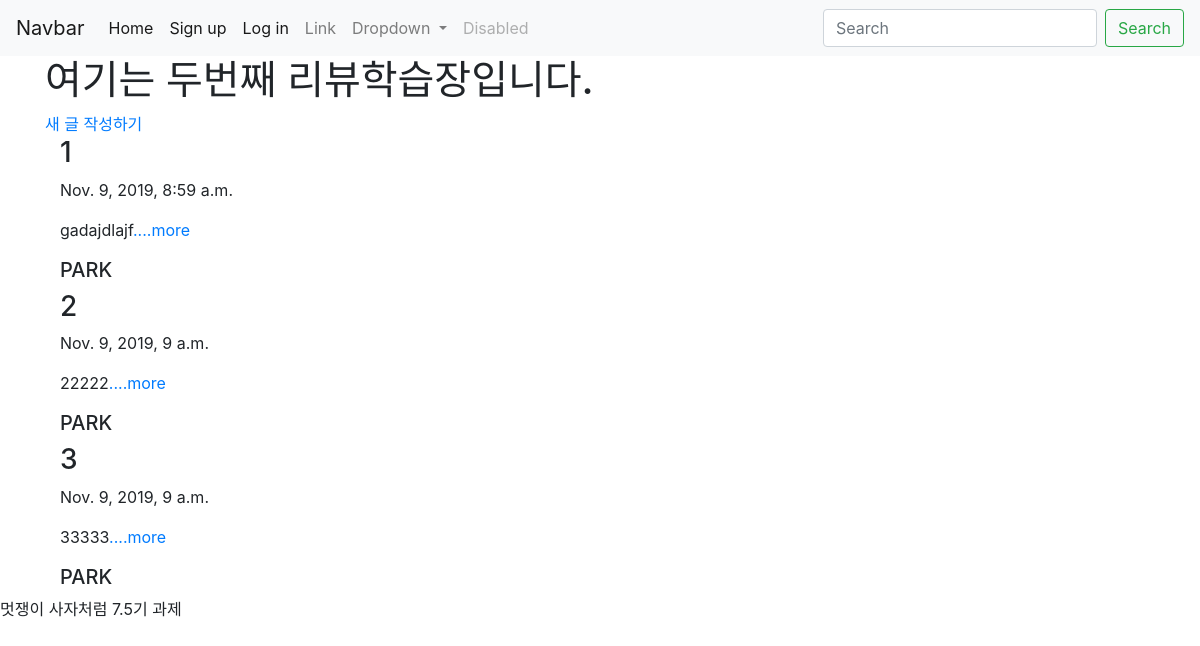
/, run on an earlier commit of the app's database.
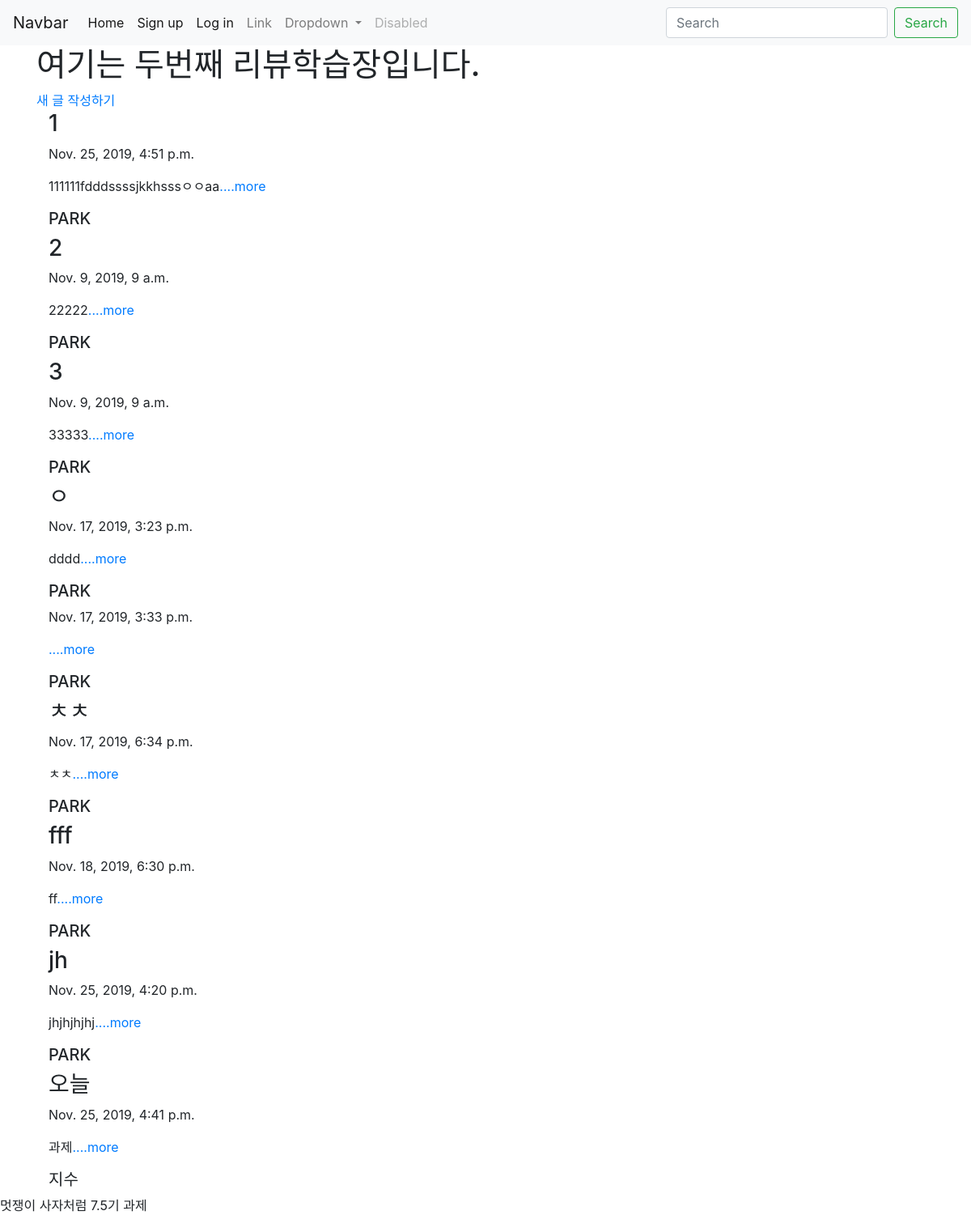
And on a later commit of the database.
### myapp/models.py (models this page shows, shortened)
class Post(models.Model):
    title = models.CharField(max_length=200)
    date = models.DateTimeField('data published')
    body = models.TextField()
    writer = models.CharField(max_length=200, default="PARK")
    def summary(self):
        return self.body[:100]

### myapp/views.py (the view)
# urls.py: 2. Add a URL to urlpatterns:  path('', views.home, name='home')
def home(request):
    post = Post.objects
    return render(request, 'home.html', {'post':post})

### myapp/templates/home.html
{% extends 'base.html' %}
{% block content %}
<h1>여기는 두번째 리뷰학습장입니다.</h1>
<a href="{% url 'new' %}">새 글 작성하기</a>
{% for post in post.all %}
     <div class = "container">
         <h3>{{post.title}}</h3>
         <p>{{post.date}}</p>
         <p>{{post.summary}}<a href="{% url 'detail' post.id %}">....more</a></p>
         <h5>{{post.writer}}</h5>
     </div>
{% endfor %}
{% endblock %}

### myproject/templates/base.html (shortened to what this page needs)
<!DOCTYPE html>
<html lang="en">
<head>
    <link rel="stylesheet" href="https://stackpath.bootstrapcdn.com/bootstrap/4.3.1/css/bootstrap.min.css">
</head>
<body>
        <nav class="navbar navbar-expand-lg navbar-light bg-light">
                <a class="navbar-brand" href="#">Navbar</a>
                <div class="collapse navbar-collapse" id="navbarSupportedContent">
                  <ul class="navbar-nav mr-auto">
                    <li class="nav-item active">
                      <a class="nav-link" href="{% url 'home' %}">Home <span class="sr-only">(current)</span></a>
                    </li>
                    {% if not user.is_authenticated %}
                    <li class="nav-item active">
                      <a class="nav-link" href="{% url 'signup' %}">Sign up <span class="sr-only">(current)</span></a>
                    </li>
                    <li class="nav-item active">
                            <a class="nav-link" href="{% url 'login' %}">Log in <span class="sr-only">(current)</span></a>
                          </li>
                          {% else %}
                    <li class="nav-item active">
                            <a class="nav-link" href="{% url 'logout' %}">Log out <span class="sr-only">(current)</span></a>
                          </li>
                          {% endif %}
                    <li class="nav-item">
                      <a class="nav-link" href="#">Link</a>
                    </li>
                    <li class="nav-item dropdown">
                      <a class="nav-link dropdown-toggle" href="#" id="navbarDropdown" role="button" data-toggle="dropdown" aria-haspopup="true" aria-expanded="false">
                        Dropdown
                      </a>
                    </li>
                    <li class="nav-item">
                      <a class="nav-link disabled" href="#" tabindex="-1" aria-disabled="true">Disabled</a>
                    </li>
                  </ul>
                  <form class="form-inline my-2 my-lg-0">
                    <input class="form-control mr-sm-2" type="search" placeholder="Search" aria-label="Search">
                    <button class="btn btn-outline-success my-2 my-sm-0" type="submit">Search</button>
                  </form>
                </div>
              </nav>
              <div class = "container">
                  {% block content %}
                  {% endblock %}
              </div>
              <footer>
                  <p> 멋쟁이 사자처럼 7.5기 과제 </p>
              </footer>
</body>
</html>

What changed in the data, as far as the page shows it:
changed Post: date "Nov. 9, 2019, 8:59 a.m." → "Nov. 25, 2019, 4:51 p.m."; summary "gadajdlajf" → "111111fdddssssjkkhsssㅇㅇaa"
added Post: title "ㅇ", date "Nov. 17, 2019, 3:23 p.m.", summary "dddd", writer "PARK"
added Post: date "Nov. 17, 2019, 3:33 p.m.", writer "PARK"
added Post: title "ㅊㅊ", date "Nov. 17, 2019, 6:34 p.m.", summary "ㅊㅊ", writer "PARK"
added Post: title "fff", date "Nov. 18, 2019, 6:30 p.m.", summary "ff", writer "PARK"
added Post: title "jh", date "Nov. 25, 2019, 4:20 p.m.", summary "jhjhjhjhj", writer "PARK"
added Post: title "오늘", date "Nov. 25, 2019, 4:41 p.m.", summary "과제", writer "지수"
